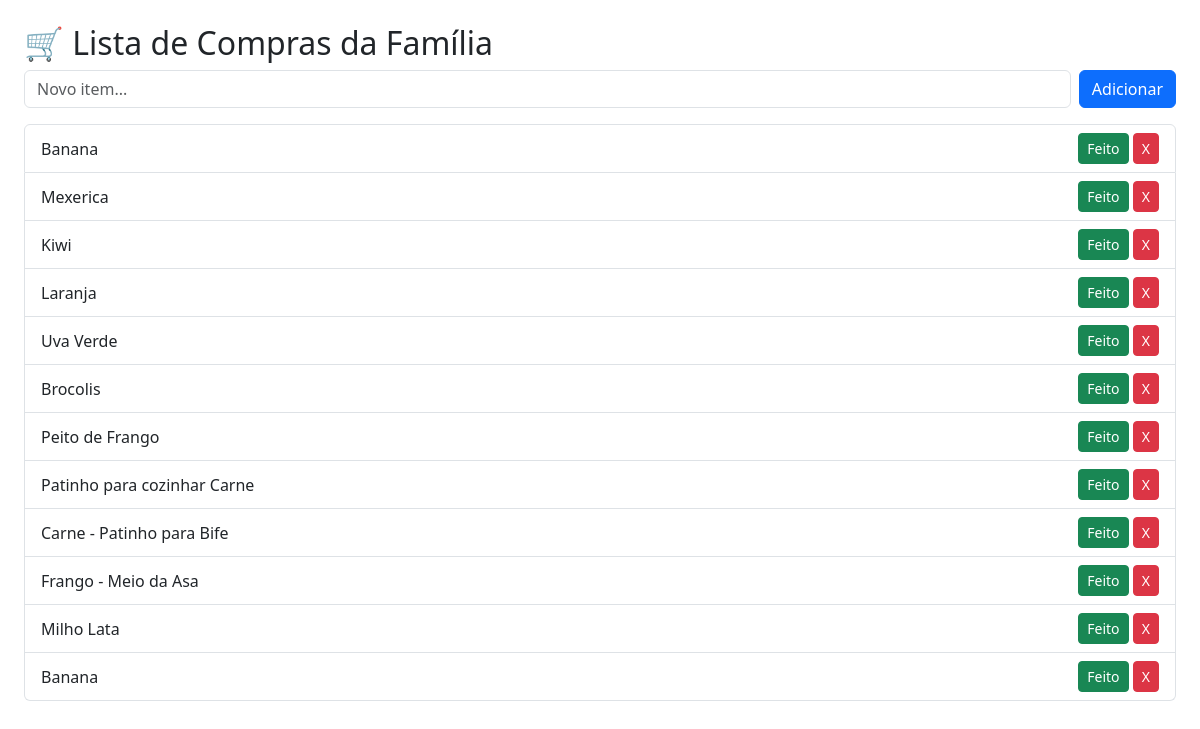
The page / on the database its author committed.
### tables this page shows
CREATE TABLE shopping_list (
            id INTEGER PRIMARY KEY AUTOINCREMENT,
            item TEXT NOT NULL,
            done BOOLEAN DEFAULT 0
        );

### shopping_bot/webapp.py (the view)
@app.route("/")
def index():
    items = db.get_items()
    return render_template("index.html", items=items)

### shopping_bot/db.py (called while the page is built)
def get_items():
    with sqlite3.connect(DB_NAME) as conn:
        return conn.execute("SELECT id, item, done FROM shopping_list").fetchall()

### shopping_bot/templates/index.html (shortened to what this page needs)
<!DOCTYPE html>
<html>
<head>
  <link href="https://cdn.jsdelivr.net/npm/bootstrap@5.3.0/dist/css/bootstrap.min.css" rel="stylesheet">
</head>
<body class="p-4">
  <h2>🛒 Lista de Compras da Família</h2>
  <form action="/add" method="post" class="mb-3 d-flex gap-2">
    <input type="text" name="item" class="form-control" placeholder="Novo item..." required>
    <button class="btn btn-primary">Adicionar</button>
  </form>
  <ul class="list-group">
    {% for id, item, done in items %}
    <li class="list-group-item d-flex justify-content-between align-items-center {% if done %}list-group-item-success{% endif %}">
      {{ item }}
      <span>
        {% if not done %}
          <a href="/done/{{ id }}" class="btn btn-sm btn-success">Feito</a>
        {% endif %}
        <a href="/delete/{{ id }}" class="btn btn-sm btn-danger">X</a>
      </span>
    </li>
    {% endfor %}
  </ul>
</body>
</html>

### rows shown on the page
shopping_list: item "Banana"
shopping_list: item "Mexerica"
shopping_list: item "Kiwi"
shopping_list: item "Laranja"
shopping_list: item "Uva Verde"
shopping_list: item "Brocolis"
shopping_list: item "Peito de Frango"
shopping_list: item "Patinho para cozinhar Carne"
shopping_list: item "Carne - Patinho para Bife"
shopping_list: item "Frango - Meio da Asa"
shopping_list: item "Milho Lata"
shopping_list: item "Banana"
